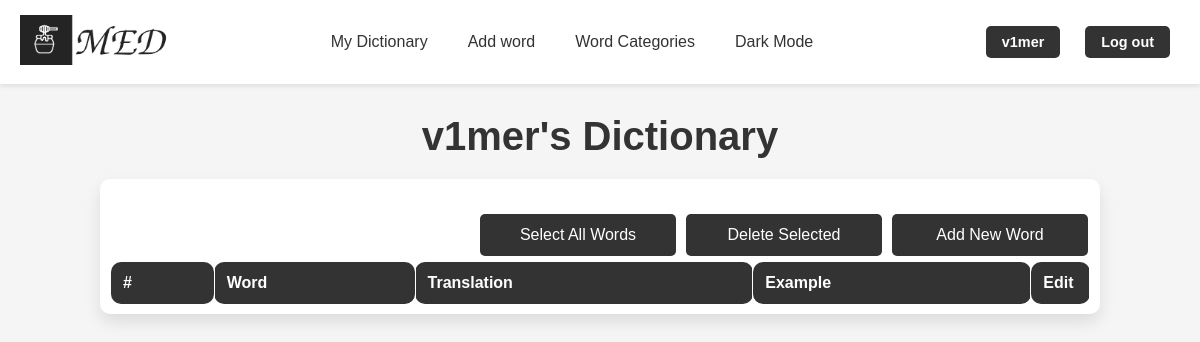
The page /words/ (signed in) on the database as committed earlier.
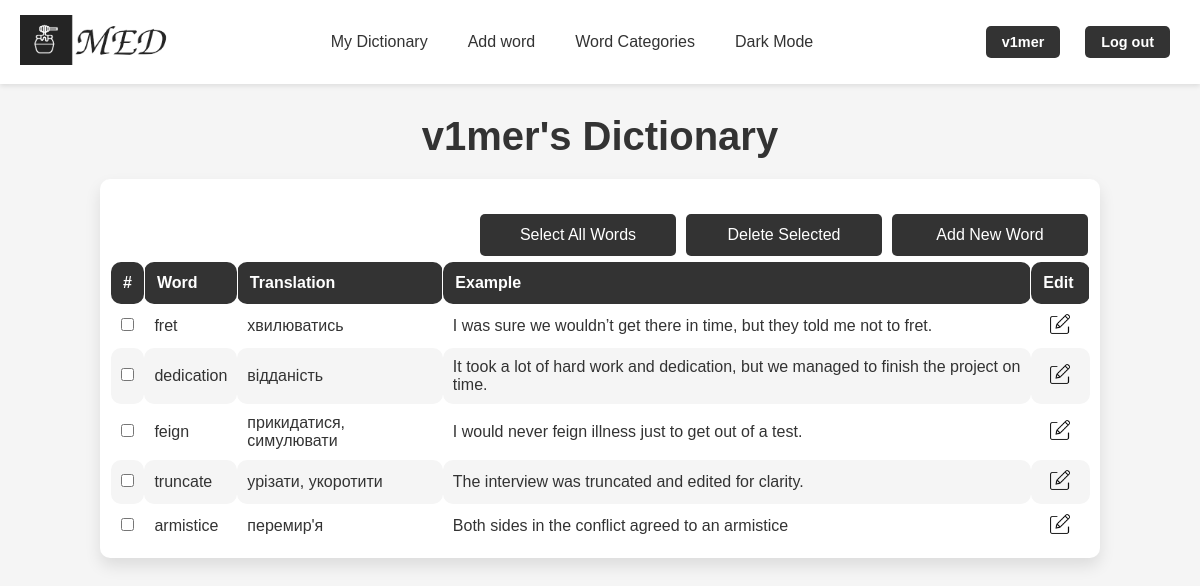
The same page on the database as committed later.
### med/models.py (models this page shows, shortened)
class Word(models.Model):
    word = models.CharField(max_length=100)
    translation = models.CharField(max_length=100)
    example = models.TextField(blank=True)
    time_create = models.DateTimeField(auto_now_add=True)
    time_update = models.DateTimeField(auto_now=True)
    user = models.ForeignKey(User, on_delete=models.CASCADE, blank=True, null=True)
    class Meta:
        ordering = ['-time_create', 'word']
        indexes = [
            models.Index(fields=['-time_create'])
        ]

### med/views.py (the view)
# urls.py: path('words/', views.WordListView.as_view(), name='words'),
@method_decorator(login_required, name='dispatch')
class WordListView(ListView):
    paginate_by = 25
    model = Word
    template_name = 'med/words.html'
    context_object_name = 'words'
    extra_context = {'title': "'s dictionary"}
    def get_context_data(self, **kwargs):
        context = super().get_context_data(**kwargs)
        context['title'] = f"{self.request.user.username}'s Dictionary"
        return context
    def get_queryset(self):
        return Word.objects.filter(user=self.request.user)

### med/templates/med/words.html (shortened to what this page needs)
{% extends 'base.html' %}
{% load static %}
{% block content %}
<h1>{{title}}</h1>
<div class="word_table_container">
    <div class="buttons">
        <a href="#" onclick="selectAllWords(); return false;">Select All Words</a>
        <a href="#" onclick="deleteSelectedWords(); return false;">Delete Selected</a>
        <a href="{% url 'addword' %}">Add New Word</a>
    </div>
    <table class="word_table">
        <thead>
            <tr>
                <th>#</th>
                <th>Word</th>
                <th>Translation</th>
                <th>Example</th>
                <th class="edit">Edit</th>
            </tr>
        </thead>
        <tbody>
            {% for word in words %}
                <tr>
                    <td><input type="checkbox" name="word_checkbox" value="{{ word.id }}"></td>
                    <td>{{ word.word }}</td>
                    <td>{{ word.translation }}</td>
                    <td>{{ word.example }}</td>
                    <td class="img_td"><a href="{% url 'edit_word' word.id %}"><img class="edit_img" src="{% static 'med/img/features/edit_light.png' %}" data-light-src="{% static 'med/img/features/edit_light.png' %}" data-dark-src="{% static 'med/img/features/edit_dark.png' %}" alt="Edit img"></a></td>
                </tr>
            {% endfor %}
        </tbody>
    </table>
</div>
{% endblock %}

### templates/base.html (shortened to what this page needs)
{% load static %}
<!DOCTYPE html>
<html lang="en">
<head>
    <link rel="stylesheet" type="text/css" href="{% static 'med/css/styles.css' %}">
</head>
<body>
<header>
    {% if not user.is_authenticated %}
    <a href="{% url 'home' %}"><img id="logo_img" src="{% static 'med/img/base/light_logo.png' %}" data-light-src="{% static 'med/img/base/light_logo.png' %}" data-dark-src="{% static 'med/img/base/dark_logo.png' %}" alt="MED Logo"></a>
    {% else %}
    <a href="{% url 'words' %}"><img id="logo_img" src="{% static 'med/img/base/light_logo.png' %}" data-light-src="{% static 'med/img/base/light_logo.png' %}" data-dark-src="{% static 'med/img/base/dark_logo.png' %}" alt="MED Logo"></a>
    {% endif %}
    <nav class="nav-items">
        <div class="nav-center">
            {% if user.is_authenticated %}
                <a href="{% url 'words' %}">My Dictionary</a>
                <a href="{% url 'addword' %}">Add word</a>
                <a href="#">Word Categories</a>
            {% else %}
                <a href="{% url 'login' %}">My Dictionary</a>
                <a href="{% url 'login' %}">Add word</a>
                <a href="#">Word Categories</a>
            {% endif %}
            <a href="#" id="theme-toggle-dark">Dark Mode</a>
        </div>
        {% if request.user.is_authenticated %}
        <div class="buttons">
            <a href="{% url 'home' %}">{{request.user.username}}</a>
            <a href="{% url 'logout' %}">Log out</a>
        </div>
        {% else %}
        <div class="buttons">
            <a href="{% url 'login' %}">Log in</a>
            <a href="{% url 'register' %}">Register</a>
        </div>
        {% endif %}
    </nav>
</header>
<div class="container">
    {% block content %}
    {% endblock %}
</div>
</body>
</html>

### med/static/med/css/styles.css (style rules this page uses)
:root { --background-color: #f5f5f5; --text-color: #333; --header-background: #ffffff; --button-background: #333; --button-text-color: #ffffff; --feature-background: #fff; --word-list-background: #fff; --feature-shadow: 0px 8px 16px rgba(0, 0, 0, 0.1); --feature-text-color: #666; --list-text-color: #666; }
body { font-family: Arial, sans-serif; background-color: var(--background-color); color: var(--text-color); }
* { margin: 0; padding: 0; box-sizing: border-box; }
header { display: flex; justify-content: space-between; align-items: center; padding: 15px 20px; background-color: var(--header-background); box-shadow: 0px 2px 5px rgba(0, 0, 0, 0.1); }
header .nav-items { display: flex; align-items: center; width: 100%; justify-content: space-between; }
header .nav-center { display: flex; gap: 20px; justify-content: center; flex-grow: 1; align-items: center; }
header .buttons { display: flex; gap: 5px; align-items: center; margin-top: 0px; }
header #logo_img { height: 50px; cursor: pointer; }
header .nav-center a { text-decoration: none; color: var(--nav-link-color); font-size: 1em; font-weight: 500; padding: 5px 10px; transition: color 0.3s, background-color 0.3s; }
header .buttons a { text-decoration: none; color: var(--button-text-color); background-color: var(--button-background); padding: 8px 16px; border-radius: 5px; font-size: 0.9em; font-weight: bold; transition: background-color 0.3s, transform 0.3s; }
.container { max-width: 1200px; margin: 0 auto; text-align: center; padding: 30px 10px; }
.container h1 { font-size: 2.5em; color: var(--text-color); margin-bottom: 15px; }
.buttons { margin-top: 20px; }
.buttons a { text-decoration: none; color: var(--button-text-color); background-color: var(--button-background); padding: 12px 24px; margin: 0 10px; border-radius: 5px; font-size: 1em; transition: background-color 0.3s; }
.word_table_container { max-width: 1000px; margin: 20px auto; padding: 10px; background-color: var(--feature-background); border-radius: 10px; box-shadow: var(--feature-shadow); }
.word_table { width: 100%; border-collapse: collapse; font-size: 1em; color: var(--text-color); border: 1px solid var(--dark-card-border); }
.word_table thead th { background-color: var(--button-background); color: var(--button-text-color); padding: 12px; text-align: left; font-weight: bold; border-bottom: 2px solid var(--dark-card-border); }
.word_table tbody td { padding: 10px; border: 1px solid var(--dark-card-border); text-align: left; color: var(--text-color); }
.word_table tbody tr:nth-child(even) { background-color: var(--background-color); }
.word_table th, td { border: 1px solid var(--feature-background); border-radius: 10px; }
.word_table_container .buttons { display: flex; justify-content: flex-end; }
.word_table_container .buttons a { margin: 5px 5px; width: 20%; }
.word_table_container .buttons a:last-child { margin: 5px 2px 5px 5px; }
.word_table_container .edit_img { width: 20px; height: 20px; cursor: pointer; display: inline-block; }
.word_table_container .img_td { text-align: center; vertical-align: middle; }
.edit { width: 6%; }

Rows that differ between the two databases and show on the page:
now on this page (row edited): Word: word "fret", translation "хвилюватись", example "I was sure we wouldn’t get there in time, but they told me not to fret."
now on this page (row edited): Word: word "dedication", translation "відданість", example "It took a lot of hard work and dedication, but we managed to finish the project on time."
now on this page (row edited): Word: word "feign", translation "прикидатися, симулювати", example "I would never feign illness just to get out of a test."
now on this page (row edited): Word: word "truncate", translation "урізати, укоротити", example "The interview was truncated and edited for clarity."
now on this page (row edited): Word: word "armistice", translation "перемир'я", example "Both sides in the conflict agreed to an armistice"
